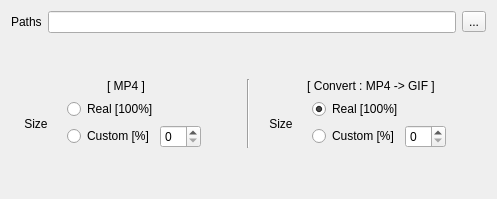
           <widget class="QWidget" name="tab_2">
            <attribute name="title">
             <string>Record</string>
            </attribute>
            <layout class="QVBoxLayout" name="verticalLayout_17">
             <item>
              <layout class="QHBoxLayout" name="horizontalLayout_18">
               <item>
                <widget class="QLabel" name="label_6">
                 <property name="text">
                  <string>Paths</string>
                 </property>
                </widget>
               </item>
               <item>
                <layout class="QHBoxLayout" name="horizontalLayout_16">
                 <item>
                  <widget class="QLineEdit" name="lineEdit_2"/>
                 </item>
                 <item>
                  <widget class="QToolButton" name="toolButton_2">
                   <property name="text">
                    <string>...</string>
                   </property>
                  </widget>
                 </item>
                </layout>
               </item>
              </layout>
             </item>
             <item>
              <spacer name="verticalSpacer_4">
               <property name="orientation">
                <enum>Qt::Vertical</enum>
               </property>
               <property name="sizeHint" stdset="0">
                <size>
                 <width>20</width>
                 <height>40</height>
                </size>
               </property>
              </spacer>
             </item>
             <item>
              <layout class="QHBoxLayout" name="horizontalLayout_22">
               <item>
                <layout class="QVBoxLayout" name="verticalLayout_15">
                 <item>
                  <widget class="QLabel" name="label_7">
                   <property name="text">
                    <string>[ MP4 ]</string>
                   </property>
                   <property name="alignment">
                    <set>Qt::AlignCenter</set>
                   </property>
                  </widget>
                 </item>
                 <item>
                  <layout class="QHBoxLayout" name="horizontalLayout_19">
                   <item>
                    <widget class="QLabel" name="label_5">
                     <property name="minimumSize">
                      <size>
                       <width>50</width>
                       <height>0</height>
                      </size>
                     </property>
                     <property name="text">
                      <string>Size</string>
                     </property>
                     <property name="alignment">
                      <set>Qt::AlignCenter</set>
                     </property>
                    </widget>
                   </item>
                   <item>
                    <layout class="QVBoxLayout" name="verticalLayout_13">
                     <item>
                      <widget class="QRadioButton" name="radioButton_3">
                       <property name="text">
                        <string>Real [100%]</string>
                       </property>
                       <property name="checked">
                        <bool>true</bool>
                       </property>
                       <property name="autoExclusive">
                        <bool>true</bool>
                       </property>
                      </widget>
                     </item>
                     <item>
                      <layout class="QHBoxLayout" name="horizontalLayout_17">
                       <item>
                        <widget class="QRadioButton" name="radioButton_4">
                         <property name="text">
                          <string>Custom [%]</string>
                         </property>
                         <property name="autoExclusive">
                          <bool>true</bool>
                         </property>
                        </widget>
                       </item>
                       <item>
                        <widget class="QSpinBox" name="spinBox_2"/>
                       </item>
                       <item>
                        <spacer name="horizontalSpacer_3">
                         <property name="orientation">
                          <enum>Qt::Horizontal</enum>
                         </property>
                         <property name="sizeHint" stdset="0">
                          <size>
                           <width>40</width>
                           <height>20</height>
                          </size>
                         </property>
                        </spacer>
                       </item>
                      </layout>
                     </item>
                    </layout>
                   </item>
                  </layout>
                 </item>
                </layout>
               </item>
               <item>
                <widget class="Line" name="line_6">
                 <property name="orientation">
                  <enum>Qt::Vertical</enum>
                 </property>
                </widget>
               </item>
               <item>
                <layout class="QVBoxLayout" name="verticalLayout_16">
                 <item>
                  <widget class="QLabel" name="label_9">
                   <property name="text">
                    <string>[ Convert : MP4 -&gt; GIF ]</string>
                   </property>
                   <property name="alignment">
                    <set>Qt::AlignCenter</set>
                   </property>
                  </widget>
                 </item>
                 <item>
                  <layout class="QHBoxLayout" name="horizontalLayout_20">
                   <item>
                    <widget class="QLabel" name="label_8">
                     <property name="minimumSize">
                      <size>
                       <width>50</width>
                       <height>0</height>
                      </size>
                     </property>
                     <property name="text">
                      <string>Size</string>
                     </property>
                     <property name="alignment">
                      <set>Qt::AlignCenter</set>
                     </property>
                    </widget>
                   </item>
                   <item>
                    <layout class="QVBoxLayout" name="verticalLayout_14">
                     <item>
                      <widget class="QRadioButton" name="radioButton_5">
                       <property name="text">
                        <string>Real [100%]</string>
                       </property>
                       <property name="checked">
                        <bool>true</bool>
                       </property>
                       <property name="autoExclusive">
                        <bool>true</bool>
                       </property>
                      </widget>
                     </item>
                     <item>
                      <layout class="QHBoxLayout" name="horizontalLayout_21">
                       <item>
                        <widget class="QRadioButton" name="radioButton_6">
                         <property name="text">
                          <string>Custom [%]</string>
                         </property>
                         <property name="autoExclusive">
                          <bool>true</bool>
                         </property>
                        </widget>
                       </item>
                       <item>
                        <widget class="QSpinBox" name="spinBox_3"/>
                       </item>
                       <item>
                        <spacer name="horizontalSpacer_4">
                         <property name="orientation">
                          <enum>Qt::Horizontal</enum>
                         </property>
                         <property name="sizeHint" stdset="0">
                          <size>
                           <width>40</width>
                           <height>20</height>
                          </size>
                         </property>
                        </spacer>
                       </item>
                      </layout>
                     </item>
                    </layout>
                   </item>
                  </layout>
                 </item>
                </layout>
               </item>
              </layout>
             </item>
             <item>
              <spacer name="verticalSpacer_3">
               <property name="orientation">
                <enum>Qt::Vertical</enum>
               </property>
               <property name="sizeHint" stdset="0">
                <size>
                 <width>20</width>
                 <height>40</height>
                </size>
               </property>
              </spacer>
             </item>
            </layout>
           </widget>
